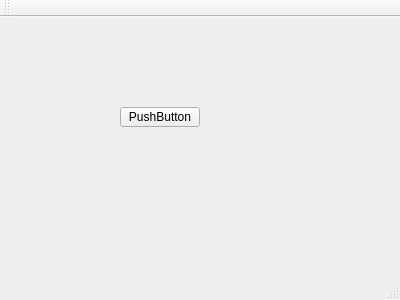
<?xml version="1.0" encoding="UTF-8"?>
<ui version="4.0">
 <class>MainWindow</class>
 <widget class="QMainWindow" name="MainWindow">
  <property name="geometry">
   <rect>
    <x>0</x>
    <y>0</y>
    <width>400</width>
    <height>300</height>
   </rect>
  </property>
  <property name="windowTitle">
   <string>MainWindow</string>
  </property>
  <widget class="QWidget" name="centralWidget">
   <widget class="QPushButton" name="pushButton">
    <property name="geometry">
     <rect>
      <x>120</x>
      <y>90</y>
      <width>80</width>
      <height>20</height>
     </rect>
    </property>
    <property name="text">
     <string>PushButton</string>
    </property>
   </widget>
  </widget>
  <widget class="QMenuBar" name="menuBar">
   <property name="geometry">
    <rect>
     <x>0</x>
     <y>0</y>
     <width>400</width>
     <height>22</height>
    </rect>
   </property>
  </widget>
  <widget class="QToolBar" name="mainToolBar">
   <attribute name="toolBarArea">
    <enum>TopToolBarArea</enum>
   </attribute>
   <attribute name="toolBarBreak">
    <bool>false</bool>
   </attribute>
  </widget>
  <widget class="QStatusBar" name="statusBar"/>
 </widget>
 <layoutdefault spacing="6" margin="11"/>
 <resources/>
 <connections/>
</ui>
